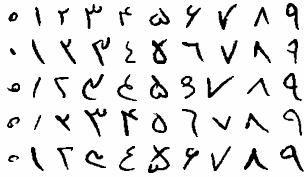
#> input picture numbers.png, 304 x 177 px
$ python main.py
#> lines starting #> are read from the running program, lines starting #| are printed output that depends on the picture; after the words box and inside, x2 and y2 are one past the last pixel; in counts of white or black regions, pixels touching at a corner belong together
import cv2 as cv
import numpy as np

# sorting rectangles of numbers
def sortRectangles(rectangles_shuffled):
    rectangles_xSorted= sorted(rectangles_shuffled, key= lambda x: x[0]) #sorting in x axis.
    rectangles_ySorted= []
    for i in range(10):
        rectangles_y= [rectangles_xSorted[i*5+j] for j in range(len(rectangles_shuffled)//10)]
        rectangles_ySorted.append(sorted(rectangles_y, key= lambda x: x[1])) # sorting in y axis.
    rectangles=[]
    for i in range(len(rectangles_shuffled)//10): # rearranging rectangles
        rectanglesRow= [rectangles_ySorted[j][i] for j in range(10)]
        rectangles+= rectanglesRow
    return rectangles


# images to work on
baseImage= cv.imread('./numbers.png')
#> baseImage is the input picture: shape (177, 304, 3); mean B, G, R 228.9, 228.7, 228.9
baseImage= cv.copyMakeBorder(baseImage, 20,20,20,20, cv.BORDER_CONSTANT, value=(255,255,255))
#> baseImage: shape (217, 344, 3)
baseImage_color= np.copy(baseImage)
baseImage= cv.cvtColor(baseImage, cv.COLOR_BGR2GRAY)
#> baseImage: shape (217, 344)
invert= cv.bitwise_not(baseImage)
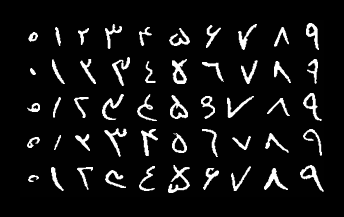
#> invert: shape (217, 344); min 0, max 255, mean 18.9
# thresholding blured images for generalizing and
# removing noise
blur= cv.GaussianBlur(baseImage, (7,7), 0)
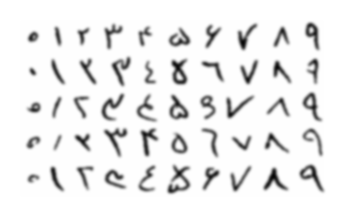
#> blur: shape (217, 344); min 5, max 255, mean 236.1
_, thresh= cv.threshold(blur, 200, 255, cv.THRESH_BINARY)
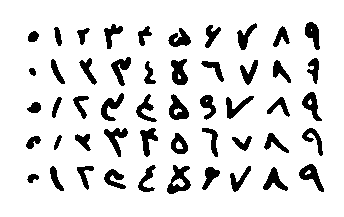
#> thresh: shape (217, 344); 87.2% white; 50 black regions
# finding all contours with all hierarchies
contours_all, hierarchies= cv.findContours(thresh, cv.RETR_TREE, cv.CHAIN_APPROX_NONE)
#> contours_all = 59 contours, 5 with area under 20; largest, box (x1, y1, x2, y2) and area: (0, 0, 344, 217) 74088, (166, 164, 192, 195) 470, (168, 93, 190, 121) 361, (170, 58, 189, 86) 360, (298, 163, 325, 193) 347
# filtering numbers' contours
contours= []
for index, contour in enumerate(contours_all):
    hierarchy= hierarchies[0][index] # ( Next , Previous , Next_Child , Parent )
    hasGrandParents= hierarchies[0][hierarchy[3]][0] != -1
    if hierarchy[3] != -1 and (hierarchy[0] != -1 or hierarchy[1] != -1) and not hasGrandParents:
        contours.append(contour)
#> this loop made 59 passes
#> (contour, hasGrandParents) on passes 31, 59: ([[206, 100], [206, 101], [207, 100]], True), ([[311, 29], [311, 30]], False)
#> after the loop, contours = 50 contours; largest, box (x1, y1, x2, y2) and area: (166, 164, 192, 195) 470, (168, 93, 190, 121) 361, (170, 58, 189, 86) 360, (298, 163, 325, 193) 347, (103, 127, 129, 158) 324
# getting bounding rectangles of numbers
rectangles_shuffled= []
for contour in contours:
    x, y, w, h= cv.boundingRect(contour)
    rectangles_shuffled.append((x, y, w, h))
    cv.rectangle(baseImage_color, (x,y), (x+w,y+h), (255,0,0), 1)
#> this loop made 50 passes
#> (x, y, w, h) on passes 1 to 12: (26, 173, 14, 11), (103, 168, 24, 22), (262, 166, 27, 26), (201, 166, 20, 25), (229, 165, 23, 28), (76, 165, 19, 26), (49, 165, 16, 27), (166, 164, 26, 31), (137, 164, 20, 29), (298, 163, 27, 30), (231, 135, 22, 17), (25, 135, 17, 15)
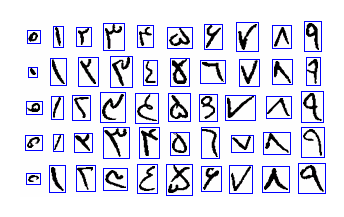
#> baseImage_color: shape (217, 344, 3); mean B, G, R 236.2, 221, 221.1
#> after the loop, rectangles_shuffled = 50 items, first 6: (26, 173, 14, 11), (103, 168, 24, 22), (262, 166, 27, 26), (201, 166, 20, 25), (229, 165, 23, 28), (76, 165, 19, 26)
# sorting rectangles from top-left to bottom-right
rectangles= sortRectangles(rectangles_shuffled)
#> in sortRectangles, `rectangles_xSorted= sorted(rectangles_shuffled, key= lambda x: x[0])`: rectangles_xSorted = 50 items, first 6: (25, 135, 17, 15), (26, 173, 14, 11), (26, 101, 16, 13), (27, 30, 13, 13), (28, 67, 9, 10), (49, 165, 16, 27)
#> after the loop in sortRectangles, `for i in range(10):`: rectangles_ySorted = 10 items
#> the loop in sortRectangles, `for i in range(len(rectangles_shuffled)//10):` made 5 passes
#> after the loop in sortRectangles, `for i in range(len(rectangles_shuffled)//10):`: rectangles = 50 items, first 6: (27, 30, 13, 13), (53, 26, 10, 21), (76, 27, 15, 19), (103, 23, 21, 27), (137, 25, 16, 22), (167, 27, 25, 21)
# spliting inverted image to 32*32 images
imagesList= []
labelsList= []
for index, rectangle in enumerate(rectangles):
    (x, y, w, h) = rectangle
    num= invert[y:y+h,x:x+w]
    num= cv.copyMakeBorder(num, 10,10,10,10, cv.BORDER_CONSTANT, value=(0,0,0))
    num= cv.resize(num, (32,32))
    imagesList.append(num)
    labelsList.append(index % 10)
#> this loop made 50 passes
#> (x, y, w, h) on passes 1 to 12: (27, 30, 13, 13), (53, 26, 10, 21), (76, 27, 15, 19), (103, 23, 21, 27), (137, 25, 16, 22), (167, 27, 25, 21), (204, 24, 18, 25), (236, 22, 22, 29), (272, 25, 19, 23), (304, 21, 17, 30), (28, 67, 9, 10), (50, 58, 16, 27)
#> pass 1, `num= cv.resize(num, (32,32))`:
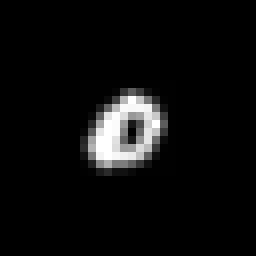
#> num: shape (32, 32) (shown 8 times larger); min 0, max 255, mean 12.8
#> after the loop, imagesList = 50 items; labelsList = 50 values, max 9 at index 9, min 0 at index 0, mean 4.5
images= np.array(imagesList)
labels= np.array(labelsList)
#> labels has the same summary as labelsList
# saving datasets
np.save('./dataset.npy', images)
np.save('./labels.npy', labels)
# presenting results
for index, rectangle in enumerate(rectangles):
    cv.putText(baseImage_color, str(index), (rectangle[0],rectangle[1]), cv.FONT_HERSHEY_SIMPLEX, 0.35, (255,0,0))
#> this loop made 50 passes
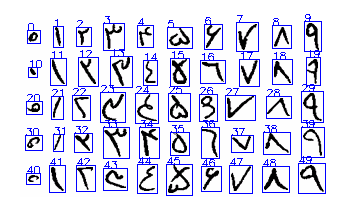
#> baseImage_color: shape (217, 344, 3); 1.64% of pixels changed, all inside (x1, y1, x2, y2) = (26, 14, 320, 173)
cv.drawContours(baseImage_color, contours_all, -1, (0,255,0), 1)
cv.drawContours(baseImage_color, contours, -1, (0,0,255), 1)
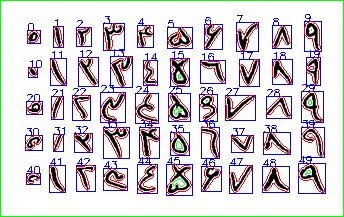
#> baseImage_color: shape (217, 344, 3); mean B, G, R 220.7, 206.8, 214.2
cv.imshow('images', baseImage_color)
cv.waitKey(0)
